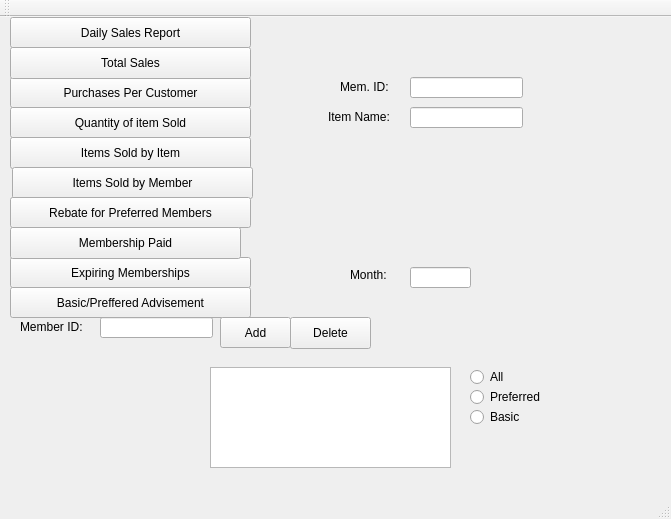
<?xml version="1.0" encoding="UTF-8"?>
<ui version="4.0">
 <class>MainWindow</class>
 <widget class="QMainWindow" name="MainWindow">
  <property name="geometry">
   <rect>
    <x>0</x>
    <y>0</y>
    <width>671</width>
    <height>519</height>
   </rect>
  </property>
  <property name="windowTitle">
   <string>MainWindow</string>
  </property>
  <widget class="QWidget" name="centralWidget">
   <widget class="QPushButton" name="pushButton">
    <property name="geometry">
     <rect>
      <x>10</x>
      <y>0</y>
      <width>241</width>
      <height>31</height>
     </rect>
    </property>
    <property name="text">
     <string>Daily Sales Report</string>
    </property>
   </widget>
   <widget class="QPushButton" name="pushButton_2">
    <property name="geometry">
     <rect>
      <x>10</x>
      <y>60</y>
      <width>241</width>
      <height>31</height>
     </rect>
    </property>
    <property name="text">
     <string>Purchases Per Customer</string>
    </property>
   </widget>
   <widget class="QTextBrowser" name="textBrowser">
    <property name="geometry">
     <rect>
      <x>210</x>
      <y>350</y>
      <width>241</width>
      <height>101</height>
     </rect>
    </property>
   </widget>
   <widget class="QPushButton" name="pushButton_3">
    <property name="geometry">
     <rect>
      <x>10</x>
      <y>90</y>
      <width>241</width>
      <height>31</height>
     </rect>
    </property>
    <property name="text">
     <string>Quantity of item Sold</string>
    </property>
   </widget>
   <widget class="QLineEdit" name="lineEdit">
    <property name="geometry">
     <rect>
      <x>410</x>
      <y>90</y>
      <width>113</width>
      <height>21</height>
     </rect>
    </property>
   </widget>
   <widget class="QLabel" name="label">
    <property name="geometry">
     <rect>
      <x>328</x>
      <y>90</y>
      <width>71</width>
      <height>20</height>
     </rect>
    </property>
    <property name="text">
     <string>Item Name:</string>
    </property>
   </widget>
   <widget class="QPushButton" name="pushButton_4">
    <property name="geometry">
     <rect>
      <x>10</x>
      <y>120</y>
      <width>241</width>
      <height>32</height>
     </rect>
    </property>
    <property name="text">
     <string>Items Sold by Item</string>
    </property>
   </widget>
   <widget class="QPushButton" name="pushButton_5">
    <property name="geometry">
     <rect>
      <x>12</x>
      <y>150</y>
      <width>241</width>
      <height>32</height>
     </rect>
    </property>
    <property name="text">
     <string>Items Sold by Member</string>
    </property>
   </widget>
   <widget class="QPushButton" name="pushButton_6">
    <property name="geometry">
     <rect>
      <x>10</x>
      <y>180</y>
      <width>241</width>
      <height>31</height>
     </rect>
    </property>
    <property name="text">
     <string>Rebate for Preferred Members</string>
    </property>
   </widget>
   <widget class="QPushButton" name="pushButton_7">
    <property name="geometry">
     <rect>
      <x>10</x>
      <y>240</y>
      <width>241</width>
      <height>31</height>
     </rect>
    </property>
    <property name="text">
     <string>Expiring Memberships</string>
    </property>
   </widget>
   <widget class="QPushButton" name="pushButton_8">
    <property name="geometry">
     <rect>
      <x>10</x>
      <y>270</y>
      <width>241</width>
      <height>31</height>
     </rect>
    </property>
    <property name="text">
     <string>Basic/Preffered Advisement</string>
    </property>
   </widget>
   <widget class="QRadioButton" name="radioButton">
    <property name="geometry">
     <rect>
      <x>470</x>
      <y>390</y>
      <width>100</width>
      <height>20</height>
     </rect>
    </property>
    <property name="text">
     <string>Basic</string>
    </property>
   </widget>
   <widget class="QRadioButton" name="radioButton_2">
    <property name="geometry">
     <rect>
      <x>470</x>
      <y>370</y>
      <width>100</width>
      <height>20</height>
     </rect>
    </property>
    <property name="text">
     <string>Preferred</string>
    </property>
   </widget>
   <widget class="QRadioButton" name="radioButton_3">
    <property name="geometry">
     <rect>
      <x>470</x>
      <y>350</y>
      <width>100</width>
      <height>20</height>
     </rect>
    </property>
    <property name="text">
     <string>All</string>
    </property>
   </widget>
   <widget class="QLineEdit" name="lineEdit_2">
    <property name="geometry">
     <rect>
      <x>100</x>
      <y>300</y>
      <width>113</width>
      <height>21</height>
     </rect>
    </property>
   </widget>
   <widget class="QLabel" name="label_2">
    <property name="geometry">
     <rect>
      <x>20</x>
      <y>300</y>
      <width>81</width>
      <height>20</height>
     </rect>
    </property>
    <property name="text">
     <string>Member ID: </string>
    </property>
   </widget>
   <widget class="QPushButton" name="pushButton_9">
    <property name="geometry">
     <rect>
      <x>220</x>
      <y>300</y>
      <width>71</width>
      <height>31</height>
     </rect>
    </property>
    <property name="text">
     <string>Add</string>
    </property>
   </widget>
   <widget class="QPushButton" name="pushButton_10">
    <property name="geometry">
     <rect>
      <x>290</x>
      <y>300</y>
      <width>81</width>
      <height>32</height>
     </rect>
    </property>
    <property name="text">
     <string>Delete</string>
    </property>
   </widget>
   <widget class="QLabel" name="label_3">
    <property name="geometry">
     <rect>
      <x>350</x>
      <y>250</y>
      <width>51</width>
      <height>16</height>
     </rect>
    </property>
    <property name="text">
     <string>Month:</string>
    </property>
   </widget>
   <widget class="QLineEdit" name="lineEdit_3">
    <property name="geometry">
     <rect>
      <x>410</x>
      <y>250</y>
      <width>61</width>
      <height>21</height>
     </rect>
    </property>
   </widget>
   <widget class="QLabel" name="label_4">
    <property name="geometry">
     <rect>
      <x>340</x>
      <y>60</y>
      <width>61</width>
      <height>20</height>
     </rect>
    </property>
    <property name="text">
     <string>Mem. ID:</string>
    </property>
   </widget>
   <widget class="QLineEdit" name="lineEdit_4">
    <property name="geometry">
     <rect>
      <x>410</x>
      <y>60</y>
      <width>113</width>
      <height>21</height>
     </rect>
    </property>
   </widget>
   <widget class="QPushButton" name="pushButton_11">
    <property name="geometry">
     <rect>
      <x>10</x>
      <y>30</y>
      <width>241</width>
      <height>32</height>
     </rect>
    </property>
    <property name="text">
     <string>Total Sales</string>
    </property>
   </widget>
   <widget class="QPushButton" name="pushButton_12">
    <property name="geometry">
     <rect>
      <x>10</x>
      <y>210</y>
      <width>231</width>
      <height>32</height>
     </rect>
    </property>
    <property name="text">
     <string>Membership Paid</string>
    </property>
   </widget>
  </widget>
  <widget class="QMenuBar" name="menuBar">
   <property name="geometry">
    <rect>
     <x>0</x>
     <y>0</y>
     <width>671</width>
     <height>22</height>
    </rect>
   </property>
  </widget>
  <widget class="QToolBar" name="mainToolBar">
   <attribute name="toolBarArea">
    <enum>TopToolBarArea</enum>
   </attribute>
   <attribute name="toolBarBreak">
    <bool>false</bool>
   </attribute>
  </widget>
  <widget class="QStatusBar" name="statusBar"/>
 </widget>
 <layoutdefault spacing="6" margin="11"/>
 <resources/>
 <connections/>
</ui>
